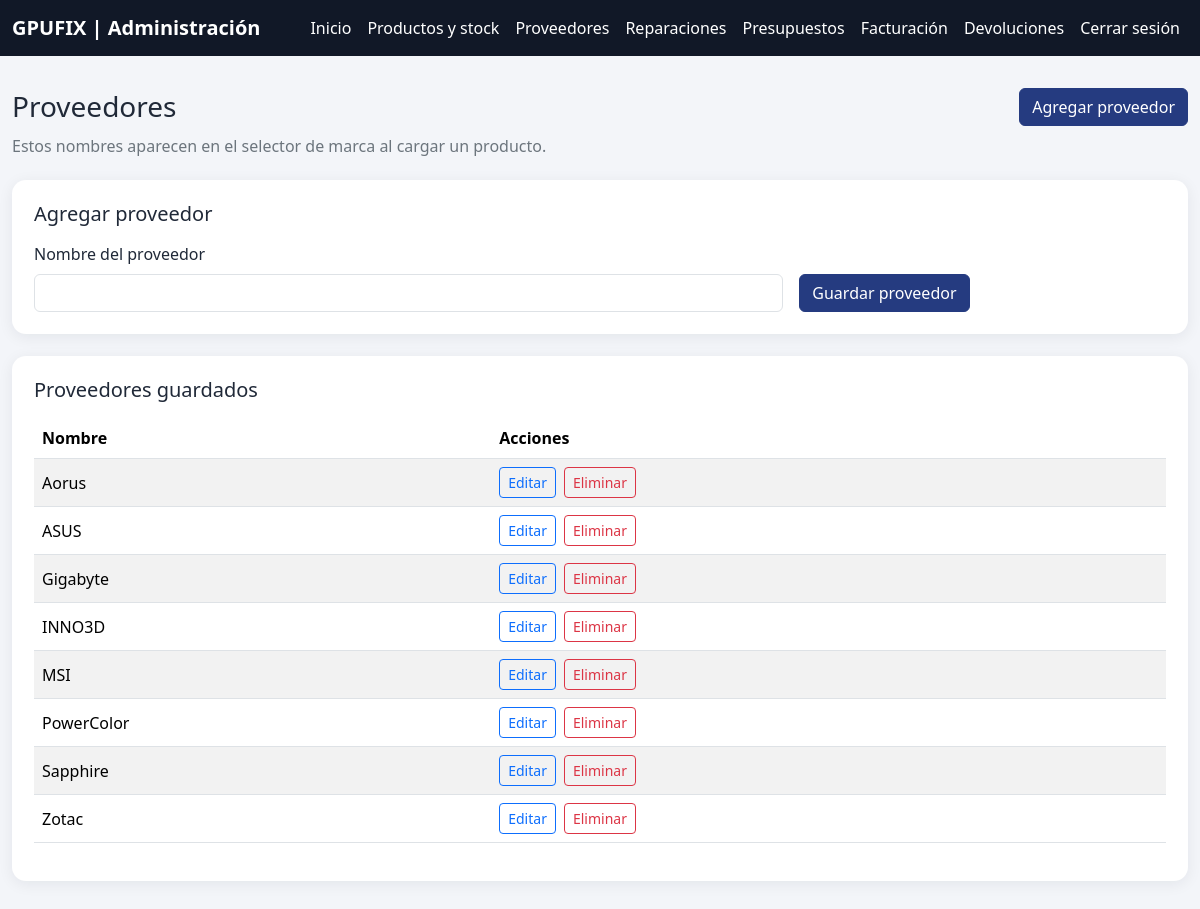
Screenshot of /admin-proveedores.php (signed in) with the database file from the repository.
### tables this page shows
CREATE TABLE `proveedor` (
  `id_proveedor` int(11) NOT NULL AUTO_INCREMENT,
  `razon_social` varchar(150) NOT NULL,
  `telefono` varchar(30) DEFAULT NULL,
  `email` varchar(150) DEFAULT NULL,
  `direccion` varchar(255) DEFAULT NULL,
  PRIMARY KEY (`id_proveedor`)
);

### admin-proveedores.php (the view, shortened to what this page needs)
<?php
require_once __DIR__ . '/admin-comun.php';
require_once __DIR__ . '/conexion.php';
$nombreProveedor = '';
$idProveedor = filter_input(INPUT_GET, 'editar', FILTER_VALIDATE_INT, ['options' => ['min_range' => 1]]) ?: 0;
$modoEdicion = isset($_GET['editar']);
$mostrarFormulario = true;
$proveedores = $conexion->query('SELECT p.id_proveedor, p.razon_social, EXISTS (SELECT 1 FROM orden_compra o WHERE o.id_proveedor = p.id_proveedor) AS tiene_compras FROM proveedor p ORDER BY p.razon_social, p.id_proveedor');
?>
<div class="d-flex flex-wrap justify-content-between align-items-center gap-3 mt-3">
    <h1 class="h3 mb-0">Proveedores</h1>
    <a class="btn btn-primary" href="admin-proveedores.php#ficha-proveedor">Agregar proveedor</a>
</div>
<p class="text-secondary mt-2">Estos nombres aparecen en el selector de marca al cargar un producto.</p>
<?php if ($mostrarFormulario): ?>
<section class="panel" id="ficha-proveedor" aria-labelledby="tituloProveedor">
    <h2 class="h5 mb-3" id="tituloProveedor"><?= $modoEdicion ? 'Editar proveedor' : 'Agregar proveedor' ?></h2>
    <form method="post" action="admin-proveedores.php<?= $modoEdicion ? '?editar=' . $idProveedor : '' ?>" class="row g-3 align-items-end">
        <div class="col-md-8"><label for="nombreProveedor" class="form-label">Nombre del proveedor</label><input id="nombreProveedor" class="form-control" name="nombre" maxlength="100" value="<?= admin_e($nombreProveedor) ?>" required></div>
        <div class="col-md-auto"><button class="btn btn-primary" type="submit">Guardar proveedor</button></div>
    </form>
</section>
<?php endif; ?>
<section class="panel" id="lista-proveedores" aria-labelledby="tituloListaProveedores">
    <h2 class="h5 mb-3" id="tituloListaProveedores">Proveedores guardados</h2>
    <div class="table-responsive"><table class="table table-striped align-middle">
        <thead><tr><th>Nombre</th><th>Acciones</th></tr></thead>
        <tbody>
        <?php if ($proveedores->num_rows === 0): ?>
            <tr><td colspan="2" class="text-secondary py-4">Todavía no hay proveedores guardados.</td></tr>
        <?php else: while ($proveedor = $proveedores->fetch_assoc()): ?>
            <tr>
                <td><?= admin_e($proveedor['razon_social']) ?></td>
                <td><div class="d-flex flex-wrap gap-2">
                    <a class="btn btn-sm btn-outline-primary" href="admin-proveedores.php?editar=<?= (int) $proveedor['id_proveedor'] ?>#ficha-proveedor">Editar</a>
                    <form method="post" action="admin-proveedores.php" onsubmit="return confirm('¿Eliminar este proveedor?');">
                        <button class="btn btn-sm btn-outline-danger" type="submit" <?= $proveedor['tiene_compras'] ? 'disabled title="Tiene compras asociadas"' : '' ?>>Eliminar</button>
                    </form>
                </div></td>
            </tr>
        <?php endwhile; endif; ?>
        </tbody>
    </table></div>
</section>

### admin-comun.php (style rules this page uses)
body { background: #f3f5f9; color: #202938; }
.panel { background: white; border-radius: 14px; padding: 22px; box-shadow: 0 3px 15px #10182812; margin: 22px 0; }
.table { vertical-align: middle; }
.btn-primary { background: #253b80; border-color: #253b80; }

### rows the page displays
proveedor: razon_social "Aorus"
proveedor: razon_social "ASUS"
proveedor: razon_social "Gigabyte"
proveedor: razon_social "INNO3D"
proveedor: razon_social "MSI"
proveedor: razon_social "PowerColor"
proveedor: razon_social "Sapphire"
proveedor: razon_social "Zotac"
